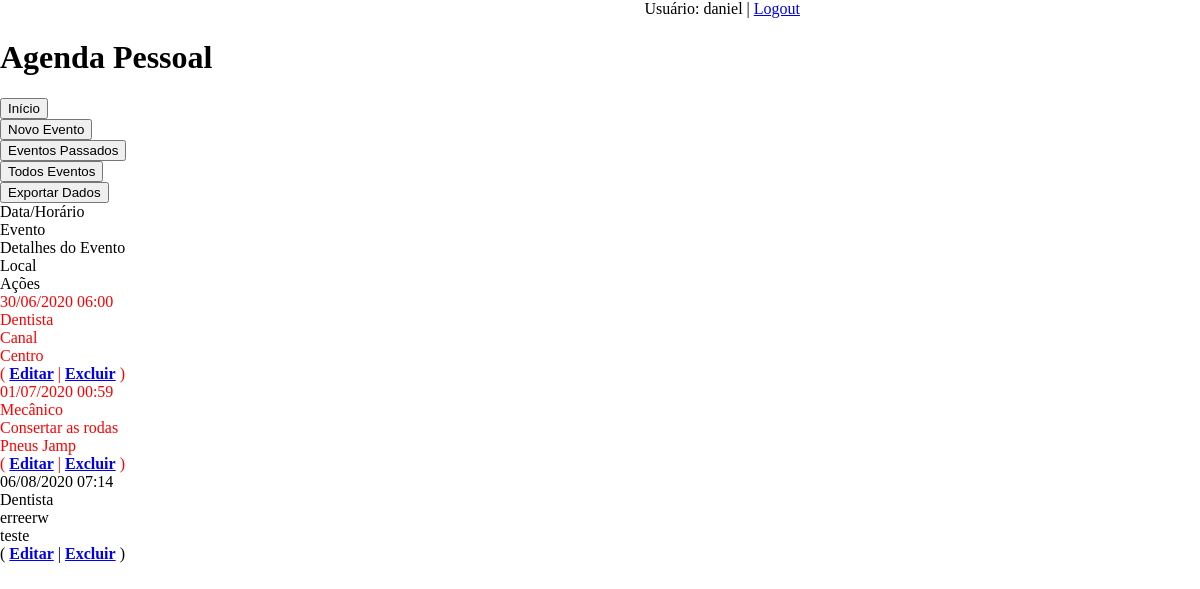
Page /agenda/todos/ (signed in) on the committed database.
### core/models.py (models this page shows, shortened)
class Evento (models.Model):
    titulo = models.CharField(max_length=100)
    descricao = models.TextField(blank=True, null=True)
    data_evento = models.DateTimeField(verbose_name='Data do Evento')
    local = models.CharField(max_length=100, blank=True, null=True)
    data_criacao = models.DateTimeField(auto_now=True)
    usuario = models.ForeignKey(User, on_delete=models.CASCADE) # Para usar os usuários do Django
    class Meta:
        db_table = 'evento'
    def get_data_evento(self):
        return self.data_evento.strftime('%d/%m/%Y %H:%M')
    def get_evento_atrasado(self):
        if self.data_evento < datetime.now():
            return True
        else:
            return False

### core/views.py (the view)
# urls.py: path('agenda/todos/', views.lista_todos_eventos),
@login_required(login_url='/login/')
def lista_todos_eventos(request):
        usuario = request.user
        if usuario == 'admin':
                evento = Evento.objects.all()
        else:
                evento = Evento.objects.filter(usuario=usuario)
        dados = {'eventos': evento}
        return render(request, 'agenda.html', dados)

### templates/agenda.html (shortened to what this page needs)
{% load static %}
<!DOCTYPE html>
<html lang="pt_br">
<head>
    <link rel="stylesheet" href="agenda.css">
    {% include "model-header.html" %}
</head>
<body>
   <a href="http://127.0.0.1:8000/agenda/">
        <button class="bbtn" type="button">Início</button></a>
    <a href="http://127.0.0.1:8000/agenda/evento/">
        <button class="bbtn" type="button">Novo Evento</button></a>
    <a href="http://127.0.0.1:8000/agenda/passado/">
        <button class="bbtn" type="button">Eventos Passados</button></a>
    <a href="http://127.0.0.1:8000/agenda/todos/">
        <button class="bbtn" type="button">Todos Eventos</button></a>
    <a href="http://127.0.0.1:8000/exportar/exporta/" target="_blank">
        <button class="bbtn" type="button">Exportar Dados</button></a>
<div class="grid">
    <div class="grid-item color-1">Data/Horário</div>
    <div class="grid-item color-2">Evento</div>
    <div class="grid-item color-3">Detalhes do Evento</div>
    <div class="grid-item color-4">Local</div>
    <div class="grid-item color-5">Ações</div>
  </div>
    {% for evento in eventos %}
            <div id="itens" style={% if evento.get_evento_atrasado %}
                        "color:red"
                        {% endif %}>
                <div>{{ evento.get_data_evento }}</div>
                <div>{{ evento.titulo }}</div>
                <div>{{ evento.descricao }}</div>
                <div>{{ evento.local }}</div>
                <div id="action-itens">(
                <a href="http://127.0.0.1:8000/agenda/evento/?id={{ evento.id }}">
                    <b>Editar</b></a>  |
                <a href="http://127.0.0.1:8000/agenda/evento/delete/{{ evento.id }}">
                    <b>Excluir</b></a>
                )</div>
            </div>
    {% endfor %}
</body>
</html>

### templates/model-header.html (shortened to what this page needs)
    <div align="right">
        Usuário: {{ user }} |
        <a href="/logout">Logout</a>
    </div>
    <h1>Agenda Pessoal</h1>

### core/static/css/agenda.css (style rules this page uses)
body, html { height: 50vh; width: 800px; }
body { margin: 0; display: grid; grid-templates-columns: auto 10% 10% 10% 10%; grid-templates-rows: auto 20% 20% 10% 20%; grid-templates-areas: "header header header header login" "buttons buttons buttons buttons buttons" "itens itens itens itens itens" "footer footer footer footer footer" }

### rows in the picture
Evento: get_data_evento "30/06/2020 06:00", titulo "Dentista", descricao "Canal", local "Centro"
Evento: get_data_evento "01/07/2020 00:59", titulo "Mecânico", descricao "Consertar as rodas", local "Pneus Jamp"
Evento: get_data_evento "06/08/2020 07:14", titulo "Dentista", descricao "erreerw", local "teste"

### other values in the picture
{{ user }} "daniel"
